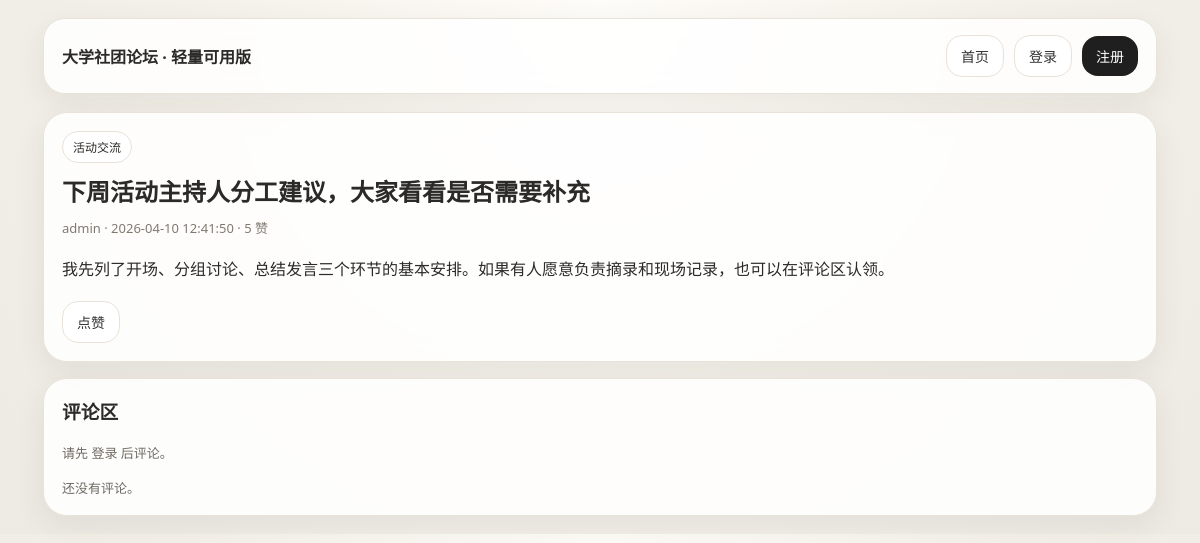
Screenshot of /post/2 with the database file from the repository.
### tables this page shows
CREATE TABLE posts (
        id INTEGER PRIMARY KEY AUTOINCREMENT,
        title TEXT NOT NULL,
        body TEXT NOT NULL,
        section TEXT NOT NULL,
        user_id INTEGER NOT NULL,
        is_featured INTEGER NOT NULL DEFAULT 0,
        is_hidden INTEGER NOT NULL DEFAULT 0,
        likes_count INTEGER NOT NULL DEFAULT 0,
        created_at TIMESTAMP DEFAULT CURRENT_TIMESTAMP,
        FOREIGN KEY(user_id) REFERENCES users(id)
    );

CREATE TABLE users (
        id INTEGER PRIMARY KEY AUTOINCREMENT,
        username TEXT UNIQUE NOT NULL,
        password_hash TEXT NOT NULL,
        role TEXT NOT NULL DEFAULT 'member',
        created_at TIMESTAMP DEFAULT CURRENT_TIMESTAMP
    );

### app.py (the view, shortened to what this page needs)
@app.route("/post/<int:post_id>", methods=["GET", "POST"])
def post_detail(post_id):
    db = get_db()
    post = db.execute("""
        SELECT p.*, u.username
        FROM posts p JOIN users u ON p.user_id=u.id
        WHERE p.id=? AND p.is_hidden=0
    """, (post_id,)).fetchone()
    if not post:
        flash("帖子不存在或已下架。")
        return redirect(url_for("index"))
    comments = db.execute("""
        SELECT c.*, u.username
        FROM comments c JOIN users u ON c.user_id=u.id
        WHERE c.post_id=? AND c.is_hidden=0
        ORDER BY c.created_at ASC, c.id ASC
    """, (post_id,)).fetchall()
    liked = False
    if session.get("user_id"):
        liked = db.execute("SELECT 1 FROM likes WHERE user_id=? AND post_id=?", (session["user_id"], post_id)).fetchone() is not None
    return render_template("post_detail.html", post=post, comments=comments, liked=liked)

### app.py (called while the page is built)
def get_db():
    if "db" not in g:
        g.db = sqlite3.connect(DB_PATH)
        g.db.row_factory = sqlite3.Row
    return g.db

@app.context_processor
def inject_user():
    return {"current_user": {"id": session.get("user_id"), "username": session.get("username"), "role": session.get("role")}}

### templates/post_detail.html (shortened to what this page needs)
{% extends "base.html" %}
{% block content %}
<div class="card post">
  <div class="tags">
    <span class="tag">{{ post.section }}</span>
  </div>
  <h2 style="margin:0 0 10px;">{{ post.title }}</h2>
  <div class="meta">{{ post.username }} · {{ post.created_at }} · {{ post.likes_count }} 赞</div>
  <p style="line-height:2; white-space:pre-wrap;">{{ post.body }}</p>
  <div class="actions">
    <form method="post" action="{{ url_for('like_post', post_id=post.id) }}">
      <button type="submit" class="btn secondary">{{ '取消点赞' if liked else '点赞' }}</button>
    </form>
  </div>
</div>
<div class="card side-card" style="margin-top:16px;">
  <h3>评论区</h3>
  {% if current_user.id %}
  <form class="stack" method="post">
    <textarea name="body" placeholder="写下你的评论"></textarea>
    <button type="submit">发表评论</button>
  </form>
  {% else %}
  <div class="small">请先 <a href="{{ url_for('login') }}">登录</a> 后评论。</div>
  {% endif %}
  <div style="margin-top:16px;">
    {% for comment in comments %}
      <div class="comment">
        <strong>{{ comment.username }}</strong>
        <div class="small">{{ comment.created_at }}</div>
        <div style="margin-top:6px; line-height:1.8;">{{ comment.body }}</div>
      </div>
    {% else %}
      <div class="small">还没有评论。</div>
    {% endfor %}
  </div>
</div>
{% endblock %}

### templates/base.html (style rules this page uses)
:root { --bg1:#fefcf8; --bg2:#f4f1ea; --bg3:#edeae3; --card:#ffffffdd; --line:#e8e2d8; --text:#2c2a28; --muted:#6f6a62; --green:#1f5a47; --amber:#8b5e22; --stone:#f7f5f1; --shadow:0 10px 30px rgba(63,54,41,.08); --radius:24px; }
* { box-sizing:border-box }
body { margin:0; font-family:"PingFang SC","Microsoft YaHei","Noto Sans SC",system-ui,sans-serif; color:var(--text); background: radial-gradient(circle at top, var(--bg1), var(--bg2), var(--bg3)); }
a { color:inherit;text-decoration:none }
.btn,.btn-link,button { border:none;border-radius:16px;padding:10px 14px;background:#1f1f1f;color:#fff;cursor:pointer;font-size:14px; }
.btn.secondary,.btn-link.secondary { background:#fff;color:#333;border:1px solid var(--line) }
.card { background:var(--card);border:1px solid var(--line);border-radius:var(--radius); box-shadow:var(--shadow);backdrop-filter:blur(10px); }
.post { padding:18px;margin-bottom:14px }
.meta { color:#807970;font-size:13px }
.tags { display:flex;gap:8px;flex-wrap:wrap;margin-bottom:10px }
.tag { display:inline-flex;border-radius:999px;padding:6px 10px;background:#fff;border:1px solid var(--line);font-size:12px }
.side-card { padding:18px }
.side-card h3 { margin-top:0 }
.actions { display:flex;gap:10px;flex-wrap:wrap;margin-top:14px }
.small { font-size:13px;color:var(--muted) }

### rows the page displays
posts: section "活动交流", title "下周活动主持人分工建议，大家看看是否需要补充", created_at "2026-04-10 12:41:50", likes_count "5", body "我先列了开场、分组讨论、总结发言三个环节的基本安排。如果有人愿意负责摘录和现场记录，也可以在评论区认领。"
users: username "admin"

### other values shown
{{ '取消点赞' if liked else '点赞' }} "点赞"
